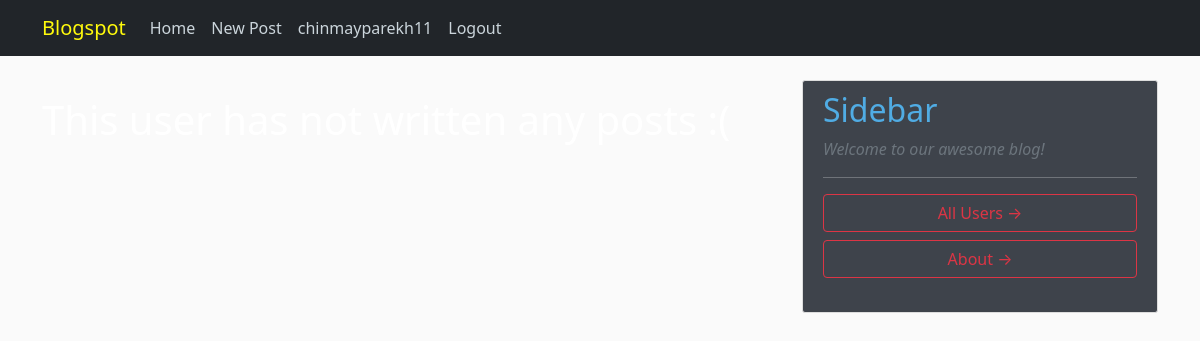
The app's page /profile/ (signed in), older data.
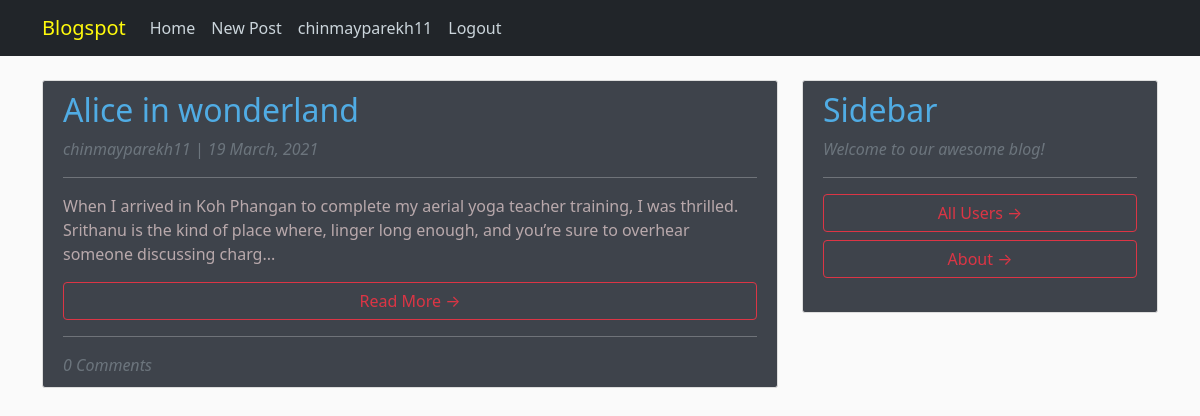
The same page, newer data.
### blog/models.py (models this page shows, shortened)
class Post(models.Model):
    title = models.CharField(max_length=100, unique=True)
    content = models.TextField()
    date_posted = models.DateTimeField(auto_now=True)
    author = models.ForeignKey(User, on_delete=models.CASCADE, null=True)

### blog/views.py (the view)
# urls.py: path('profile/',views.my_blogs,name='my_blogs'),
@login_required
def my_blogs(request):
    user = request.user
    context = {
        'posts': Post.objects.filter(author=user)
    }
    return render(request, 'blog/home.html', context)

### blog/templates/blog/home.html
{% extends "blog/base.html" %}
    {% block content %}
        {% if posts|length > 0 %}
            {% for post in posts %}
                <article style="background: rgb(16,22,32,0.8);" class="media content-section">
                  <div class="media-body">
                    <h2 style="color: #50ACE4;" class="article-title">{{ post.title }}</h2>
                    <em><p style="color:rgb(128, 185, 189);"class="text-muted" >{{ post.author }} | {{ post.date_posted|date:"d F, Y"}}</p></em>
                    <hr>
                    <p style="color: #B9A9AC"class="article-content">{{ post.content|safe|slice:":200" }}...</p>
                    <h6><a class="btn btn-outline-danger w-100" href="{% url 'post-detail' post.id %}">Read More &rarr;</a></h6>
                    <hr>
                    {% with post.comments.count as total_comments %}
                        <em><span class="text-muted font-weight-normal">{{ total_comments }} Comments</span></em>
                    {% endwith %}
                  </div>
                </article>
        {% endfor %}
        {% else %}
         <p><h1 style="color:white;"> This user has not written any posts :(</h1></p>
        {% endif %}
    {% endblock content %}

Row changes from the older to the newer data that the page shows:
added Post: title "Alice in wonderland", author "chinmayparekh11", date_posted "19 March, 2021", content "When I arrived in Koh Phangan to complete my aerial yoga teacher training, I was thrilled. Srithanu is the kind of place where, linger long enough, and you’re sure to overhear someone discussing charg", comments.count "0"
